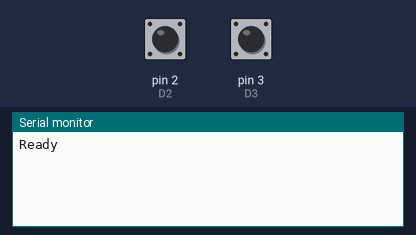
The sketch below on a simulated Arduino Uno, built with avr-gcc and run on an emulated ATmega328P. On the bench: the last lines printed to the serial monitor. Inputs (shaded band) come from the test bench; at power-on: pin 2 (D2) HIGH, pin 3 (D3) HIGH.

Above: at 1.2 s.
1.3 s: pin 2 (D2) pulled LOW for 0.15 s
At 2.4 s:
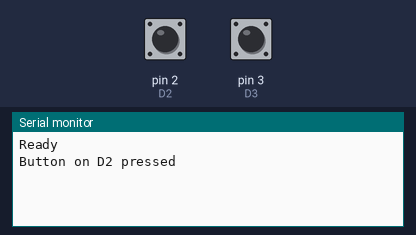
2.9 s: pin 3 (D3) pulled LOW for 0.15 s
At 3.6 s:
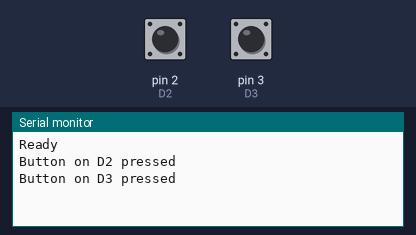

Measured:
- after the input at 1.3 s, the serial monitor: prints a new line at once (image 1)
- after the input at 2.9 s, the serial monitor: prints a new line at once (image 2)

The sketch:

sketch_test_boutons_poussoir.ino.ino
```cpp
// Two-button sketch for Arduino Uno (D2 and D3) using interrupts + debounce
// Remove any other sketches in other tabs that define setup()/loop()

volatile bool btn2Flag = false;
volatile bool btn3Flag = false;

const unsigned long DEBOUNCE_MS = 50;
unsigned long lastDebounce2 = 0;
unsigned long lastDebounce3 = 0;

void handleBtn2_ISR() {
  // Keep ISR tiny: just set a flag
  btn2Flag = true;
}

void handleBtn3_ISR() {
  btn3Flag = true;
}

void setup() {
  Serial.begin(9600);
  pinMode(2, INPUT_PULLUP); // D2 (INT0)
  pinMode(3, INPUT_PULLUP); // D3 (INT1)

  // Attach interrupts (UNO: pin2 -> INT0, pin3 -> INT1)
  // Trigger on FALLING because INPUT_PULLUP means button connects to GND
  attachInterrupt(digitalPinToInterrupt(2), handleBtn2_ISR, FALLING);
  attachInterrupt(digitalPinToInterrupt(3), handleBtn3_ISR, FALLING);

  Serial.println("Ready");
}

void loop() {
  unsigned long now = millis();

  if (btn2Flag) {
    // Debounce in main loop
    if (now - lastDebounce2 > DEBOUNCE_MS) {
      lastDebounce2 = now;
      // Double-check the pin state to avoid false triggers
      if (digitalRead(2) == LOW) {
        Serial.println("Button on D2 pressed");
        // <-- put your D2-handling code here
      }
    }
    // clear the flag (either way)
    btn2Flag = false;
  }

  if (btn3Flag) {
    if (now - lastDebounce3 > DEBOUNCE_MS) {
      lastDebounce3 = now;
      if (digitalRead(3) == LOW) {
        Serial.println("Button on D3 pressed");
        // <-- put your D3-handling code here
      }
    }
    btn3Flag = false;
  }

  // small sleep to lower CPU usage
  delay(5);
}
```
